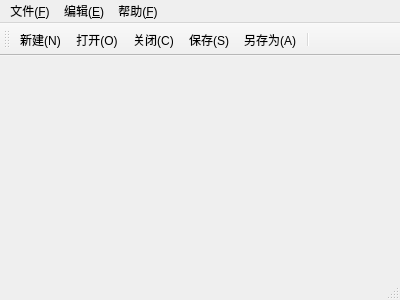
<?xml version="1.0" encoding="UTF-8"?>
<ui version="4.0">
 <class>MainWindow</class>
 <widget class="QMainWindow" name="MainWindow">
  <property name="geometry">
   <rect>
    <x>0</x>
    <y>0</y>
    <width>400</width>
    <height>300</height>
   </rect>
  </property>
  <property name="windowTitle">
   <string>MainWindow</string>
  </property>
  <widget class="QWidget" name="centralWidget"/>
  <widget class="QMenuBar" name="menuBar">
   <property name="geometry">
    <rect>
     <x>0</x>
     <y>0</y>
     <width>400</width>
     <height>25</height>
    </rect>
   </property>
   <widget class="QMenu" name="menuAsfd">
    <property name="title">
     <string>文件(&amp;F)</string>
    </property>
    <addaction name="action_N"/>
    <addaction name="action_O"/>
    <addaction name="action_C"/>
    <addaction name="separator"/>
    <addaction name="action_S"/>
    <addaction name="action_2"/>
   </widget>
   <widget class="QMenu" name="menu_E">
    <property name="title">
     <string>编辑(&amp;E)</string>
    </property>
   </widget>
   <widget class="QMenu" name="menu_F">
    <property name="title">
     <string>帮助(&amp;F)</string>
    </property>
   </widget>
   <addaction name="menuAsfd"/>
   <addaction name="menu_E"/>
   <addaction name="menu_F"/>
  </widget>
  <widget class="QToolBar" name="mainToolBar">
   <attribute name="toolBarArea">
    <enum>TopToolBarArea</enum>
   </attribute>
   <attribute name="toolBarBreak">
    <bool>false</bool>
   </attribute>
   <addaction name="action_N"/>
   <addaction name="action_O"/>
   <addaction name="action_C"/>
   <addaction name="action_S"/>
   <addaction name="action_2"/>
   <addaction name="separator"/>
  </widget>
  <widget class="QStatusBar" name="statusBar"/>
  <action name="action_N">
   <property name="icon">
    <iconset resource="menu.qrc">
     <normaloff>:/images/new1.png</normaloff>:/images/new1.png</iconset>
   </property>
   <property name="text">
    <string>新建(&amp;N)</string>
   </property>
   <property name="shortcut">
    <string>Ctrl+N</string>
   </property>
  </action>
  <action name="action_O">
   <property name="icon">
    <iconset resource="menu.qrc">
     <normaloff>:/images/open.png</normaloff>:/images/open.png</iconset>
   </property>
   <property name="text">
    <string>打开(&amp;O)</string>
   </property>
   <property name="shortcut">
    <string>Ctrl+O</string>
   </property>
  </action>
  <action name="action_C">
   <property name="icon">
    <iconset resource="menu.qrc">
     <normaloff>:/images/bad.svg</normaloff>:/images/bad.svg</iconset>
   </property>
   <property name="text">
    <string>关闭(&amp;C)</string>
   </property>
   <property name="shortcut">
    <string>Ctrl+C</string>
   </property>
  </action>
  <action name="action_S">
   <property name="icon">
    <iconset resource="menu.qrc">
     <normaloff>:/images/save.png</normaloff>:/images/save.png</iconset>
   </property>
   <property name="text">
    <string>保存(&amp;S)</string>
   </property>
   <property name="shortcut">
    <string>Ctrl+S</string>
   </property>
  </action>
  <action name="action_2">
   <property name="icon">
    <iconset resource="menu.qrc">
     <normaloff>:/images/save1.png</normaloff>:/images/save1.png</iconset>
   </property>
   <property name="text">
    <string>另存为(&amp;A)</string>
   </property>
   <property name="shortcut">
    <string>Ctrl+A</string>
   </property>
  </action>
 </widget>
 <layoutdefault spacing="6" margin="11"/>
 <resources>
  <include location="menu.qrc"/>
 </resources>
 <connections/>
</ui>
